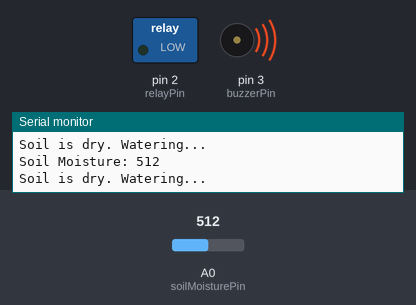
Bench run of a sketch on a simulated Arduino Uno, built with avr-gcc and run on an emulated ATmega328P. Shown: switched loads named in the sketch (green lamp = pin HIGH), buzzer (waves = sounding, pin HIGH), the last lines printed to the serial monitor. The test bench sets the inputs (shaded band); at power-on: A0 (soilMoisturePin) = 512.

Above: at 2.8 s.
2.9 s: A0 (soilMoisturePin) set to 490
At 4.9 s:
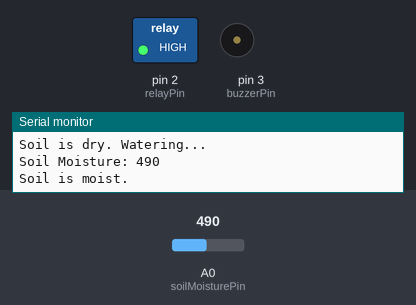
5.6 s: A0 (soilMoisturePin) set to 510
At 6.4 s:
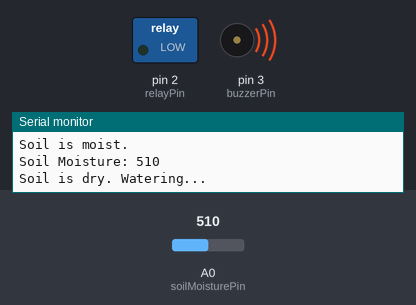
8.3 s: A0 (soilMoisturePin) set to 306
At 10.7 s:
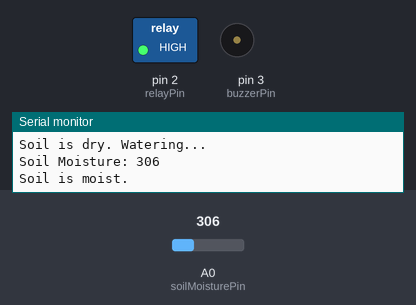
Timing chart, 0 to 12.2 s (numbered marks = the images above; inputs shaded):
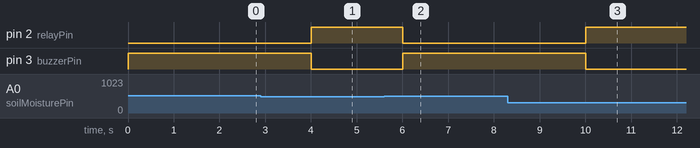

The sketch:

AutomaticSoilMoisture.ino
```cpp
// Define pins
const int soilMoisturePin = A0;  // Analog pin connected to soil sensor
const int relayPin = 2;          // Digital pin connected to relay
const int buzzerPin = 3;         // Digital pin connected to buzzer

// Threshold for dry soil (0 - 1023), lower value = wetter
const int moistureThreshold = 500;

void setup() {
  pinMode(relayPin, OUTPUT);
  pinMode(buzzerPin, OUTPUT);
  digitalWrite(relayPin, HIGH);  // Relay OFF (assuming active LOW)
  digitalWrite(buzzerPin, LOW);  // Buzzer OFF
  Serial.begin(9600);
}

void loop() {
  int moistureValue = analogRead(soilMoisturePin);
  Serial.print("Soil Moisture: ");
  Serial.println(moistureValue);

  if (moistureValue > moistureThreshold) {
    // Soil is dry, turn on pump and buzzer
    digitalWrite(relayPin, LOW);   // Turn ON pump
    digitalWrite(buzzerPin, HIGH); // Turn ON buzzer
    Serial.println("Soil is dry. Watering...");
  } else {
    // Soil is wet, turn off pump and buzzer
    digitalWrite(relayPin, HIGH);  // Turn OFF pump
    digitalWrite(buzzerPin, LOW);  // Turn OFF buzzer
    Serial.println("Soil is moist.");
  }

  delay(2000); // Wait for 2 seconds before next read
}
```

Measured:
- the behaviour switches between 501 and 500 on A0 (soilMoisturePin) (found by bisection; images 0 and 1)
- after the input at 2.9 s, pin 2 (relayPin): LOW → HIGH after 1.1 s; pin 3 (buzzerPin): HIGH → LOW after 1.1 s
- after the input at 5.6 s, pin 2 (relayPin): HIGH → LOW after 0.40 s; pin 3 (buzzerPin): LOW → HIGH after 0.40 s
- after the input at 8.3 s, pin 2 (relayPin): LOW → HIGH after 1.7 s; pin 3 (buzzerPin): HIGH → LOW after 1.7 s
